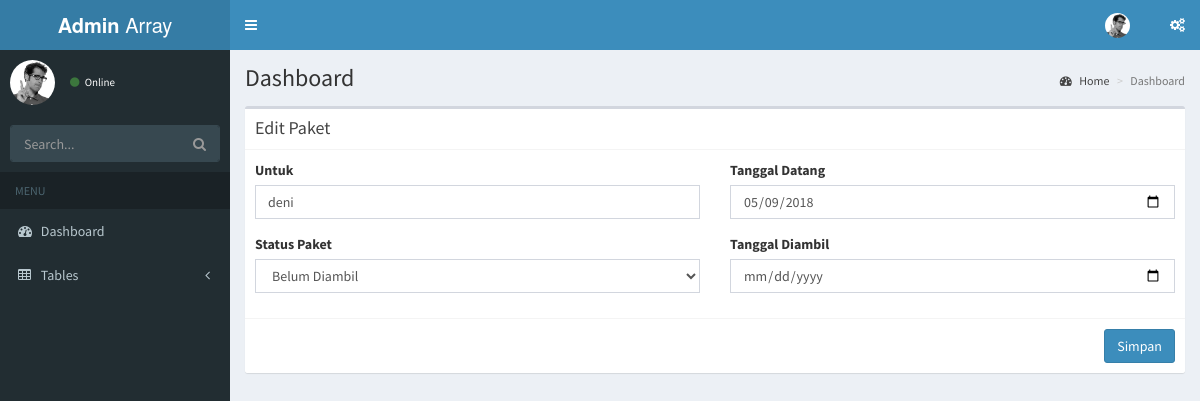
The page /c_admin/v_edit_paket/1 on the database its author committed.
### tables this page shows
CREATE TABLE `paket` (
  `id_paket` int(10) NOT NULL,
  `nama` varchar(50) NOT NULL,
  `tgl_datang` date NOT NULL,
  `tgl_pengambilan` date NOT NULL,
  `status` varchar(20) NOT NULL
);

### application/controllers/c_admin.php (called while the page is built, shortened)
<?php
class C_admin extends CI_Controller{
  function __construct(){
    $this->load->model('m_admin');
  }
  function v_edit_paket($id_paket){
    $where = array('id_paket' => $id_paket);
    $data['dataPaket'] = $this->m_admin->getPaket('paket',$where)->result_array();
    $this->load->view('edit_paket_a',$data);
  }
}

### index.php (called while the page is built, shortened)
<?php
require_once BASEPATH.'core/CodeIgniter.php';

### application/models/m_admin.php (called while the page is built, shortened)
<?php
class M_admin extends CI_Model{
  function getPaket($table,$where){
    return $this->db->get_where($table,$where);
  }
}

### application/views/edit_paket_a.php (the view, shortened to what this page needs)
<?php
  foreach ($dataPaket as $paket) {
?>
<div class="content-wrapper">
  <section class="content-header">
    <h1>
      Dashboard
    </h1>
    <ol class="breadcrumb">
      <li><a href="#"><i class="fa fa-dashboard"></i> Home</a></li>
      <li class="active">Dashboard</li>
    </ol>
  </section>
  <section class="content">
  <div class="box box-default">
    <form class="" action="<?php echo base_url('c_admin/edit_paket'); ?>" method="post">
    <div class="box-header with-border">
      <h3 class="box-title">Edit Paket</h3>
    </div>
    <div class="box-body">
      <div class="row">
        <div class="col-md-6">
          <div class="form-group">
            <label>Untuk</label>
            <input class="form-control select2" type="text" name="nama" value="<?php echo $paket['nama']; ?>" required>
          </div>
          <div class="form-group">
            <label>Status Paket</label>
            <select class="form-control select2" name="status" style="width: 100%;">
            <?php if($paket['status'] == "Sudah Diambil") {?>
              <option value="Sudah Diambil" selected="selected">Sudah Diambil</option>
              <option value="Belum Diambil">Belum Diambil</option>
            <?php }elseif($paket['status'] == "Belum Diambil") {?>
              <option value="Belum Diambil" selected="selected">Belum Diambil</option>
            <?php } ?>
            </select>
          </div>
        </div>
        <div class="col-md-6">
          <div class="form-group">
            <label>Tanggal Datang</label>
            <input class="form-control select2" type="date" name="tgl_datang" value="<?php echo $paket['tgl_datang']; ?>" required>
          </div>
          <div class="form-group">
            <label>Tanggal Diambil</label>
            <input class="form-control select2" type="date" name="tgl_pengambilan" value="<?php echo $paket['tgl_pengambilan']; ?>" required>
          </div>
        </div>
      </div>
    </div>
    <div class="box-footer">
      <div style="float:right;">
        <button type="submit" class="btn btn-primary">Simpan</button>
      </div>
    </div>
    </form>
  </div>
</section>
</div>
<?php } ?>

### rows shown on the page
paket: nama "deni", status "Belum Diambil", tgl_datang "05/09/2018"
